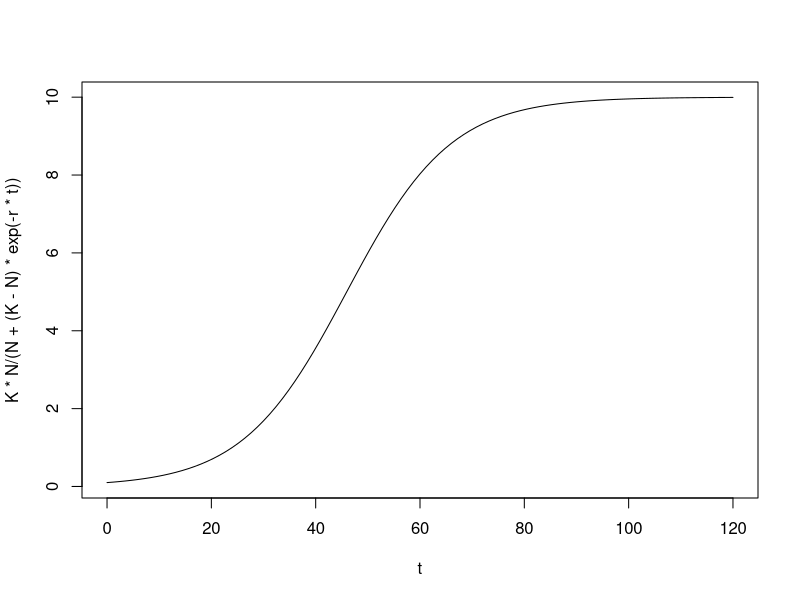

Here is the R script that generated this plot: (Note: this script raises an error after producing the figure.)
#looking at the solver accuracy
#analytical solution
soln <- with( list(N=0.1, K=10, r=0.1),
curve(K*N/(N+(K-N)*exp(-r*t)), from = 0, to = 120, xname = "t")
)


#lsoda
points(ode(y, N_obs$time, logistic_model, parms, method='lsoda'), col="red3")
#euler on data times
lines(ode(y, N_obs$time, logistic_model, parms, method='euler'), col="green3")
#euler step size=1
lines(ode(y, 0:120, logistic_model, parms, method='euler'), col="blue3")
#euler step size 0.5
lines(ode(y, seq(0,120, by=0.5), logistic_model, parms, method='euler'), col="blue3")
#euler step size 0.1
lines(ode(y, seq(0,120, by=0.1), logistic_model, parms, method='euler'), col="blue3")
#euler step size 0.01
lines(ode(y, seq(0,120, by=0.01), logistic_model, parms, method='euler'), col="blue3")

library(microbenchmark)
microbenchmark(
  #lsoda
  ode(y, N_obs$time, logistic_model, parms, method='lsoda'),
  #euler on data times
  ode(y, N_obs$time, logistic_model, parms, method='euler'),
  #euler step size=1
  ode(y, 0:120, logistic_model, parms, method='euler'),
  #euler step size 0.5
  ode(y, seq(0,120, by=0.5), logistic_model, parms, method='euler'),
  #euler step size 0.1
  ode(y, seq(0,120, by=0.1), logistic_model, parms, method='euler'),
  #euler step size 0.01
  ode(y, seq(0,120, by=0.01), logistic_model, parms, method='euler'),
  times=10
)
